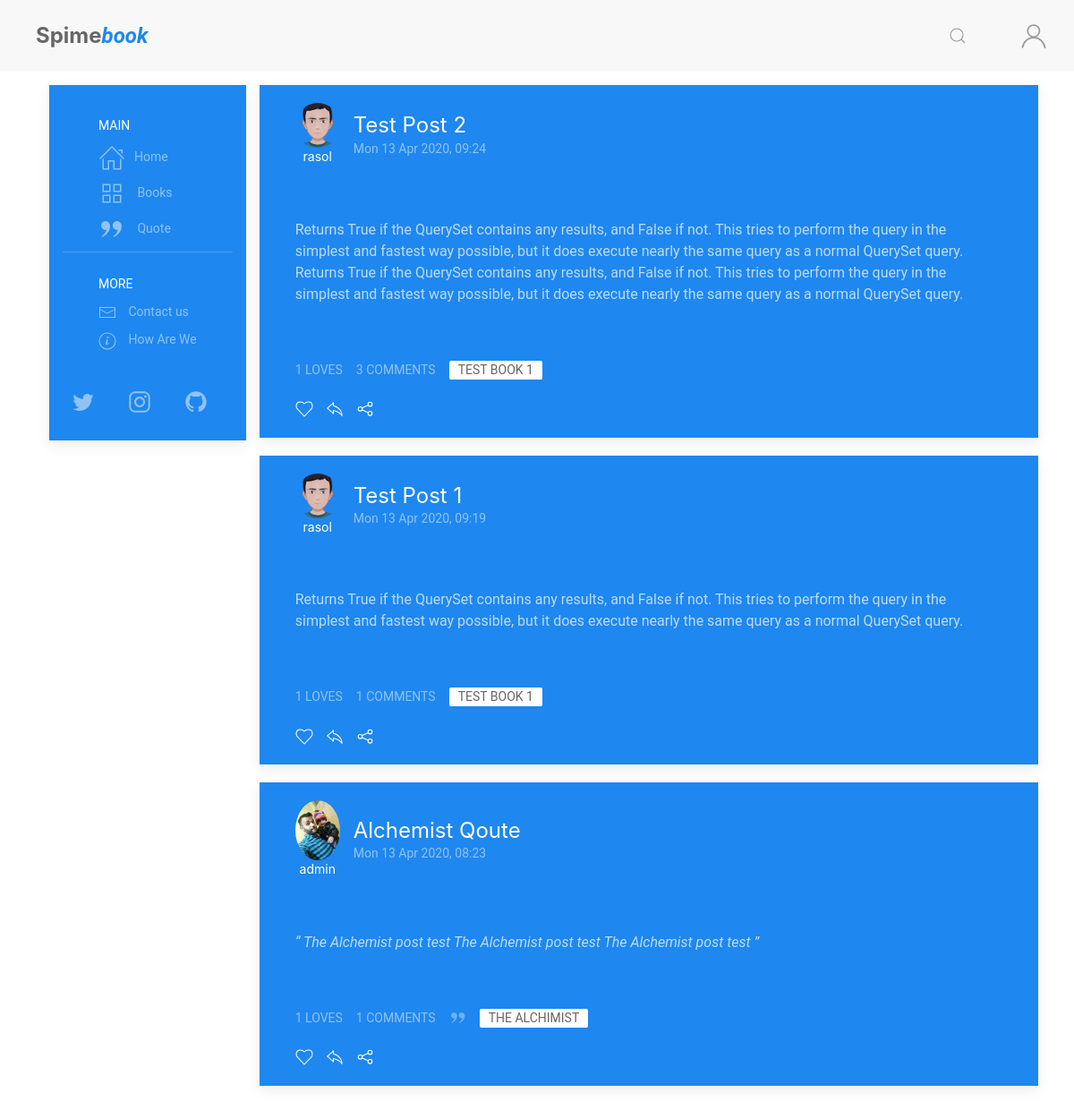
The page / on the database its author committed.
### posts/models.py (models this page shows, shortened)
class Post(models.Model):
    POST_TYPE = [
        ('Q', 'Quote'),
        ('R', 'Reviw'),
        ('P', 'Post'),
    ]
    title = models.CharField(max_length=120, default='')
    user = models.ForeignKey(User, on_delete=models.CASCADE)
    post_date = models.DateTimeField(default=timezone.now)
    post_edit_date = models.DateTimeField(auto_now=timezone.now)
    content = models.TextField(default='')
    post_type = models.CharField(
        max_length=1,
        choices=POST_TYPE,
        default='Psot')
    for_book = models.ForeignKey(Book, on_delete=models.CASCADE)
    class Meta:
        ordering = ["-post_date"]

class Comment(models.Model):
    user = models.ForeignKey(User, on_delete=models.CASCADE)
    comment = models.CharField(max_length=300)
    comment_date = models.DateTimeField(auto_now_add=True)
    post = models.ForeignKey(
        Post, on_delete=models.CASCADE, related_name='comments')

### users/models.py (models this page shows, shortened)
class Profile(models.Model):
    user = models.OneToOneField(
        User, on_delete=models.CASCADE, primary_key=True, related_name='profile')
    picture = models.ImageField(
        upload_to='users/Profiles/', blank=True, null=True, default='user.png')
    bio = models.CharField(max_length=221, blank=True, null=True)
    loves = models.ManyToManyField(
        Post, related_name='loves', blank=True)
    books = models.ManyToManyField(
        Book, related_name='books', blank=True)

### books/models.py (models this page shows, shortened)
class Book(models.Model):
    book_type = [
        ('Book', 'Book'),
        ('Novel', 'Novel')
    ]
    title = models.CharField(max_length=255)
    book_image = models.ImageField(
        upload_to='books/cover/', default='book.jpg')
    author = models.ForeignKey(Author, on_delete=models.CASCADE)
    publish_date = models.DateField(default=timezone.now)
    genres = models.ManyToManyField(Genres, related_name='genres')
    book_Bio = models.TextField(default='')
    book_or_Novel = models.CharField(
        max_length=5, choices=book_type, default='1')
    def __str__(self):
        return self.title

### posts/views.py (the view)
# urls.py: path('', views.blog, name='blog-home')
def home(request):
    posts = Post.objects.all()
    comment_form = AddCommentForm()
    if request.user.is_authenticated:
        print('is_authenticated')
    else:
        print('not_authenticated')
    context = {
        'title': 'Spimebook, a site for readers',
        'posts': posts,
        'comment_form': comment_form,
    }
    return render(request, 'posts/index.html', context)

### posts/templatetags/posts_extra.py (called while the page is built)
@register.inclusion_tag('posts/reaction_bar.html')
def reaction_bar(post_id, user):
    target_post = Post.objects.get(id=post_id)
    comment_form = AddCommentForm()
    context = {
        'user': user,
        'post': target_post,
        'comment': target_post,
        'comment_form': comment_form,
    }
    return context

### posts/templates/posts/index.html
{% extends "posts/base.html" %}
{% load static %}
{% load posts_extra %}
{% block content %}
{% for post in posts %}
<div class="uk-card uk-card-primary uk-margin uk-width-1-1">
    <div class="uk-card-header">
        <div class="uk-grid-small uk-flex-middle" uk-grid>
            <div class="uk-width-auto">
                <a href="{% url 'user-profile' post.user %}">
                    <img class="uk-border-circle" width="50" height="50" src="{{post.user.profile.picture.url}}"
                        alt="{{post.user.profile.picture.url}}"">
                    <br>
                    <h6 class=" uk-margin-remove uk-width-expand uk-text-center">
                    {{post.user}}
                    </h6>
                </a>
            </div>
            <div class="uk-width-expand">
                <a href="{% url 'post' post.id %}">
                    <h3 class="uk-card-title uk-margin-remove-bottom">{{post.title}}</h3>
                </a>
                <p class="uk-text-meta uk-margin-remove-top"><time
                        datetime="2016-04-01T19:00">{{post.post_date|date:"D d M Y, H:i"}}</time>
                </p>
            </div>
        </div>
    </div>
    <div class="uk-card-body uk-padding">
        {% if post.post_type == "Q" %}
        <q class="">
            {{ post.content }}
        </q>
        {% else %}
        <p class="">
            {{ post.content }}
        </p>
        {% endif %}
    </div>
    <div class="uk-card-footer">
        {% reaction_bar post.id user %}
    </div>
</div>
{% endfor %}
{% endblock content %}

### posts/templates/posts/reaction_bar.html (shortened to what this page needs)
<div class="uk-flex uk-grid-small" uk-grid>
    <div class="uk-flex uk-grid-small" uk-grid>
        <div>
            <span class="uk-button uk-button-text uk-text-meta">{{post.loves.count}} loves</span>
        </div>
        <div class="uk-margin-small-bottom">
            <a href="#post-comment-{{post.id}}" class="uk-button uk-button-text uk-text-meta"
                uk-toggle>{{post.comments.all|length}} Comments</a>
        </div>
    </div>
    <div class="tags uk-margin-bottom ">
        {% if post.post_type == "Q" %}
        <span class="uk-icon uk-margin-small-right" uk-icon="quote-right"></span>
        {% endif %}
        <a href="{% url 'book' post.for_book.id %}" class="uk-label">{{ post.for_book }}</a>
    </div>
</div>
<div class="reaction">
    {% if user.is_authenticated %}
    <span>
        <a class="uk-icon uk-margin-small-right" id="love-post" data-post="{% url 'love' post.id %}"
            uk-icon="icon: heart"></a>
    </span>
    <span>
        <a href="#" class="uk-icon uk-margin-small-right" uk-icon="icon: reply"
            uk-toggle="target: #add-reply-{{post.id}}; animation: uk-animation-slide-top-small" type="button"></a>
    </span>
    {% else %}
    <span uk-tooltip="Log In First">
        <a class="uk-icon uk-margin-small-right" uk-icon="icon: heart"></a>
    </span>
    <span uk-tooltip="Log In First">
        <a class="uk-icon uk-margin-small-right" uk-icon="icon: reply" type="button"></a>
    </span>
    {% endif %}
    <span>
        <a href="#share-modal" class="uk-icon uk-margin-small-right" uk-icon="icon: social" uk-toggle></a>
    </span>
</div>

### posts/static/posts/css/my_style.css (style rules this page uses)
* { font-family: 'Roboto', sans-serif; box-sizing: border-box }
body { color: #666 }
.uk-card .uk-card-footer .tags span { opacity: 0.5 }

### rows shown on the page
Post: user.profile.picture (placeholder picture), user "rasol", title "Test Post 2", post_date "Mon 13 Apr 2020, 09:24", content "Returns True if the QuerySet contains any results, and False if not. This tries to perform the query in the simplest and fastest way possible, but it does execute nearly the same query as a normal QuerySet query. Returns True if the QuerySet contains any results, and False if not. This tries to perform the query in the simplest and fastest way possible, but it does execute nearly the same query as a normal QuerySet query.", loves.count "1", comments.all|length "3", for_book "TEST BOOK 1"
Post: user.profile.picture (placeholder picture), user "rasol", title "Test Post 1", post_date "Mon 13 Apr 2020, 09:19", content "Returns True if the QuerySet contains any results, and False if not. This tries to perform the query in the simplest and fastest way possible, but it does execute nearly the same query as a normal QuerySet query.", loves.count "1", comments.all|length "1", for_book "TEST BOOK 1"
Post: user.profile.picture (picture), user "admin", title "Alchemist Qoute", post_date "Mon 13 Apr 2020, 08:23", content "The Alchemist post test The Alchemist post test The Alchemist post test", loves.count "1", comments.all|length "1", post_type "Q" (drawn), for_book "THE ALCHIMIST"
